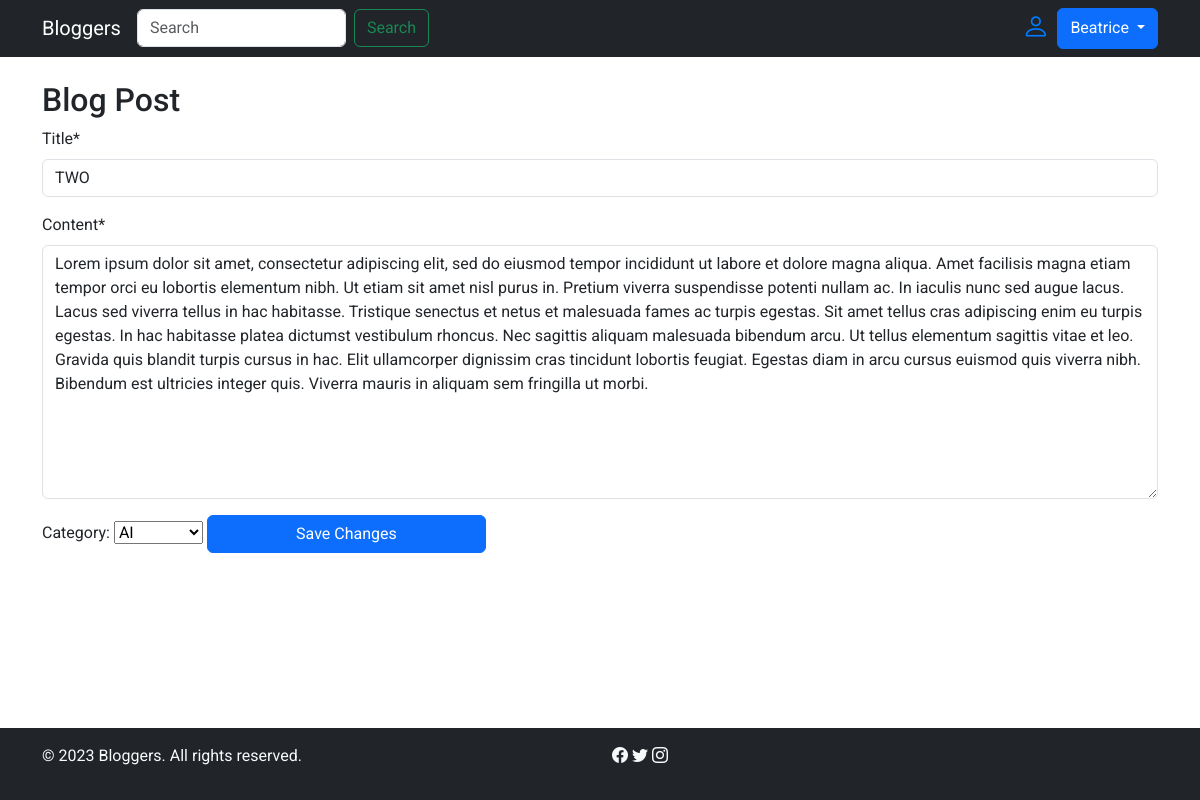
/post/6/edit/ (signed in), run on the app's committed database.
### gallery/models.py (models this page shows, shortened)
class Post(models.Model):
    title = models.CharField(max_length=255)
    content = models.TextField()
    category = models.ForeignKey(Category, on_delete=models.CASCADE, default=1)
    image = models.ImageField(upload_to='post_images/', blank=True, null=True)
    author = models.ForeignKey(User, on_delete=models.CASCADE, null=True, blank=True)  # Allow NULL for author
    created_at = models.DateTimeField(auto_now_add=True)
    updated_at = models.DateTimeField(auto_now=True)

### gallery/views.py (the view)
# urls.py: path('post/<int:pk>/edit/', views.post_edit, name='post_edit'),
@login_required
@permission_required('gallery.change_post', raise_exception=True)
def post_edit(request, pk):
    post = get_object_or_404(Post, pk=pk)
    if request.method == "POST":
        form = PostForm(request.POST, instance=post)
        if form.is_valid():
            post = form.save(commit=False)
            post.author = request.user
            post.published_date = timezone.now()
            post.save()
            return redirect('post_detail', pk=post.pk)
    else:
        categories = Category.objects.all()
        form = PostForm(instance=post)
    return render(request, 'post_edit.html', {'form': form, 'categories': categories})

### gallery/app_form.py
class PostForm(forms.ModelForm):
    class Meta:
        model = Post
        fields = ['title', 'content', 'image', 'category']
    def __init__(self, *args, **kwargs):
        super(PostForm, self).__init__(*args, **kwargs)
        self.fields['category'].widget = forms.Select(choices=Category.objects.all().values_list('id', 'name'))

### templates/post_edit.html (shortened to what this page needs)
{% extends 'base_template2.html' %}
{% load crispy_forms_filters %}
{% block content %}
    <div class="container mt-4">
        <h2>Blog Post</h2>
        <form method="post" enctype="multipart/form-data">
            <div class="form-group">
                {{ form.title| as_crispy_field }}
            </div>
            <div class="form-group">
                {{ form.content| as_crispy_field }}
            </div>
            <label for="id_category">Category:</label>
            <select name="category" id="id_category">
                {% for category in categories %}
                    <option value="{{ category.id }}">{{ category.name }}</option>
                {% endfor %}
            </select>
            <button type="submit" class="btn btn-primary w-25 ">Save Changes</button>
        </form>
    </div>
{% endblock %}

### templates/navbar.html (shortened to what this page needs)
<nav class="navbar navbar-expand-sm navbar-dark bg-dark">
    <div class="container">
        <a class="navbar-brand" href="{% url 'post_list' %}">Bloggers</a>
        <div class="collapse navbar-collapse" id="mynavbar">
            <form class="d-flex space-between " role="search" method="get" action="{% url 'search' %}">
                <input class="form-control me-2" name="search_word" type="search" placeholder="Search"
                       aria-label="Search">
                <button class="btn btn-outline-success " type="submit">Search</button>
            </form>
        </div>
        <ul class="navbar-nav ml-auto">
            <div class="dropdown" style="display: flex">
                <i class="bi bi-person"></i>
                <button type="button" class="btn btn-primary dropdown-toggle" data-bs-toggle="dropdown">
                    {{ user.first_name }}
                </button>
            </div>
        </ul>
    </div>
</nav>

### templates/base_template2.html (style rules this page uses)
body, h1, h2, h3, h4, h5, h6, p { font-family: 'Roboto', sans-serif; }
body { display: flex; flex-direction: column; min-height: 100vh; }
.bi-person { font-size: 1.7rem; color: #007bff; margin-right: 0.5rem; margin-bottom: 0; }

### data on the page
Post: title "TWO", content "Lorem ipsum dolor sit amet, consectetur adipiscing elit, sed do eiusmod tempor incididunt ut labore et dolore magna aliqua. Amet facilisis magna etiam tempor orci eu lobortis elementum nibh. Ut etiam sit amet nisl purus in. Pretium viverra suspendisse potenti nullam ac. In iaculis nunc sed augue lacus. Lacus sed viverra tellus in hac habitasse. Tristique senectus et netus et malesuada fames ac turpis egestas. Sit amet tellus cras adipiscing enim eu turpis egestas. In hac habitasse platea dictumst vestibulum rhoncus. Nec sagittis aliquam malesuada bibendum arcu. Ut tellus elementum sagittis vitae et leo. Gravida quis blandit turpis cursus in hac. Elit ullamcorper dignissim cras tincidunt…"

### other printed values
{{ user.first_name }} "Beatrice"
form field category "AI"
